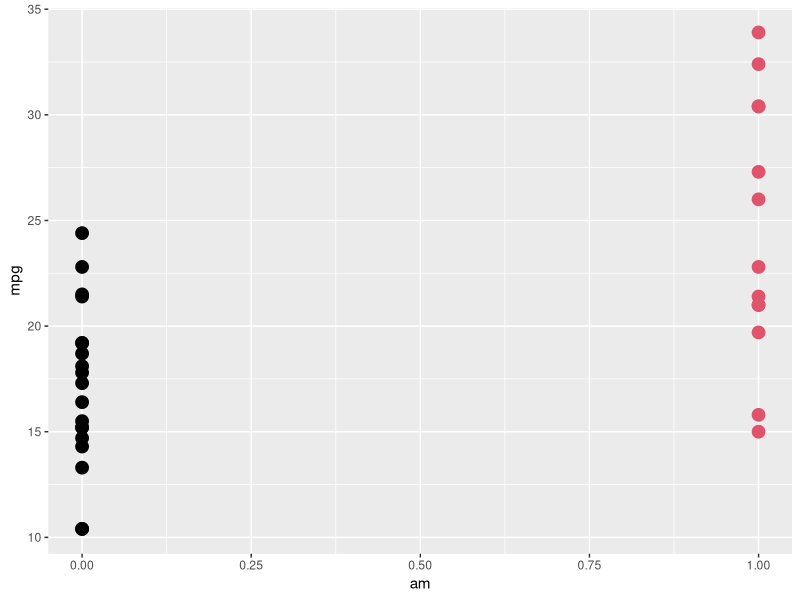
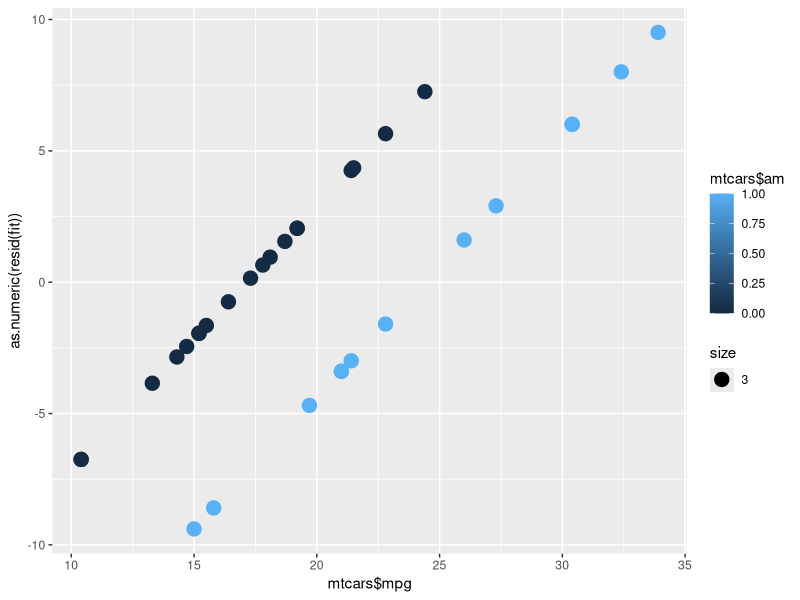
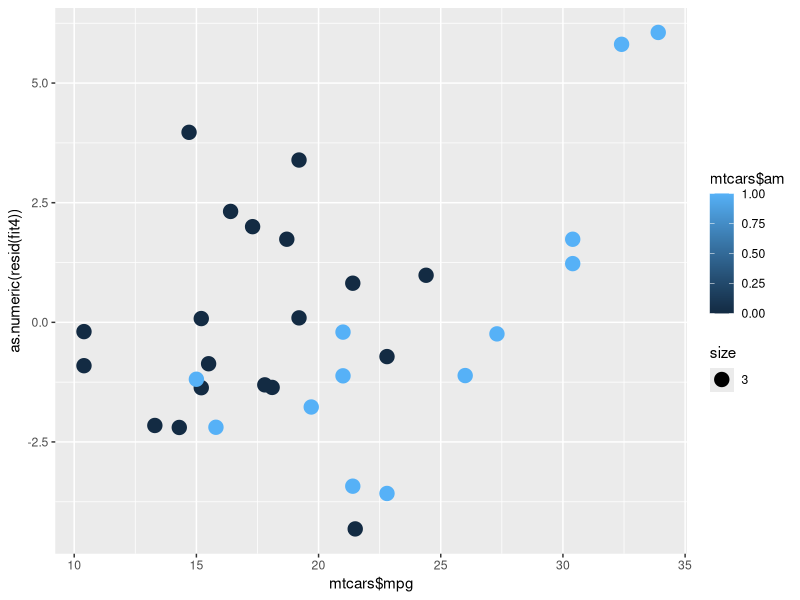

Reproduce these figures in R, in order.
## ---- chunk 1
library(ggplot2)
ggplot(mtcars,aes(am,mpg))+geom_point(color=mtcars$am+1,size=4)
## ---- chunk 2
fit<-lm(mpg~am,data=mtcars)
coef(fit)
## ---- chunk 3
confint(fit)
## ---- chunk 4
qplot(mtcars$mpg,as.numeric(resid(fit)),color=mtcars$am,size=3)
## ---- chunk 5
fit2<-lm(mpg~disp+am,data=mtcars)
fit3<-lm(mpg~disp+cyl+am,data=mtcars)
fit4<-lm(mpg~disp+cyl+wt+am,data=mtcars)
summary(fit2)$coef
summary(fit3)$coef
summary(fit4)$coef
## ---- chunk 6
anova(fit, fit2, fit3,fit4)
## ---- chunk 7
qplot(mtcars$mpg,as.numeric(resid(fit4)),color=mtcars$am,size=3)
## ---- chunk 8
confint(fit4)
